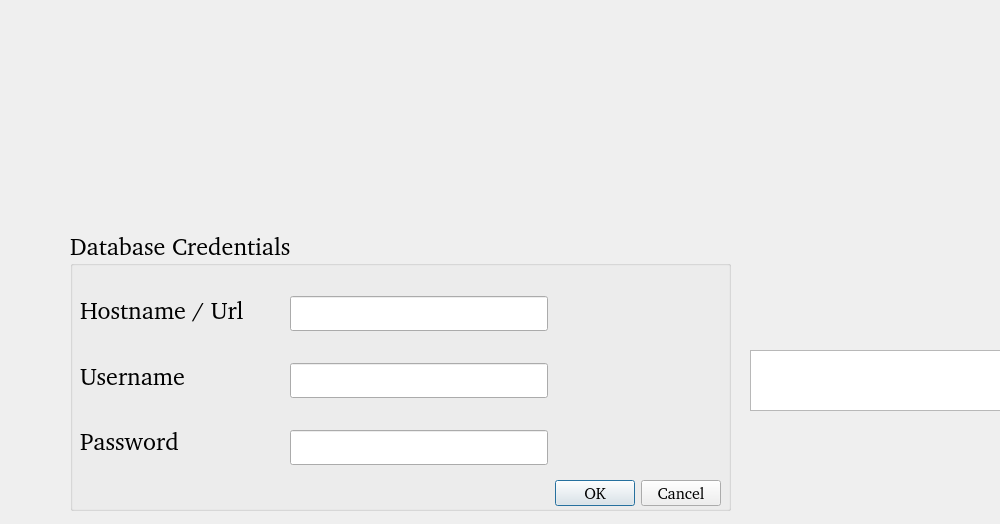
<?xml version="1.0" encoding="UTF-8"?>
<ui version="4.0">
 <class>Dialog</class>
 <widget class="QDialog" name="Dialog">
  <property name="geometry">
   <rect>
    <x>0</x>
    <y>0</y>
    <width>1000</width>
    <height>524</height>
   </rect>
  </property>
  <property name="sizePolicy">
   <sizepolicy hsizetype="Fixed" vsizetype="Fixed">
    <horstretch>0</horstretch>
    <verstretch>0</verstretch>
   </sizepolicy>
  </property>
  <property name="maximumSize">
   <size>
    <width>1000</width>
    <height>524</height>
   </size>
  </property>
  <property name="windowTitle">
   <string>Dialog</string>
  </property>
  <property name="sizeGripEnabled">
   <bool>false</bool>
  </property>
  <property name="modal">
   <bool>false</bool>
  </property>
  <widget class="QLabel" name="label">
   <property name="geometry">
    <rect>
     <x>-210</x>
     <y>0</y>
     <width>1321</width>
     <height>181</height>
    </rect>
   </property>
   <property name="text">
    <string/>
   </property>
   <property name="pixmap">
    <pixmap>48975688-cf92-4b36-9fe1-fbe0a492a74b.png</pixmap>
   </property>
  </widget>
  <widget class="QGroupBox" name="groupBox">
   <property name="geometry">
    <rect>
     <x>70</x>
     <y>230</y>
     <width>661</width>
     <height>281</height>
    </rect>
   </property>
   <property name="font">
    <font>
     <family>RobotoMono Nerd Font Propo Md [GOOG]</family>
     <pointsize>18</pointsize>
    </font>
   </property>
   <property name="title">
    <string>Database Credentials</string>
   </property>
   <widget class="QWidget" name="verticalLayoutWidget">
    <property name="geometry">
     <rect>
      <x>220</x>
      <y>40</y>
      <width>258</width>
      <height>221</height>
     </rect>
    </property>
    <layout class="QVBoxLayout" name="verticalLayout">
     <item>
      <widget class="QLineEdit" name="LineEdit">
       <property name="sizePolicy">
        <sizepolicy hsizetype="Expanding" vsizetype="Fixed">
         <horstretch>0</horstretch>
         <verstretch>0</verstretch>
        </sizepolicy>
       </property>
       <property name="maximumSize">
        <size>
         <width>16777215</width>
         <height>35</height>
        </size>
       </property>
       <property name="font">
        <font>
         <family>RobotoMono Nerd Font Propo Md [GOOG]</family>
         <pointsize>15</pointsize>
        </font>
       </property>
      </widget>
     </item>
     <item>
      <widget class="QLineEdit" name="LineEdit_2">
       <property name="sizePolicy">
        <sizepolicy hsizetype="Expanding" vsizetype="Fixed">
         <horstretch>0</horstretch>
         <verstretch>0</verstretch>
        </sizepolicy>
       </property>
       <property name="maximumSize">
        <size>
         <width>16777215</width>
         <height>35</height>
        </size>
       </property>
       <property name="font">
        <font>
         <family>RobotoMono Nerd Font Propo Md [GOOG]</family>
         <pointsize>15</pointsize>
        </font>
       </property>
      </widget>
     </item>
     <item>
      <widget class="QLineEdit" name="lineEdit_2">
       <property name="sizePolicy">
        <sizepolicy hsizetype="Expanding" vsizetype="Fixed">
         <horstretch>0</horstretch>
         <verstretch>0</verstretch>
        </sizepolicy>
       </property>
       <property name="maximumSize">
        <size>
         <width>16777215</width>
         <height>35</height>
        </size>
       </property>
       <property name="font">
        <font>
         <family>RobotoMono Nerd Font Propo Md [GOOG]</family>
         <pointsize>15</pointsize>
        </font>
       </property>
       <property name="inputMethodHints">
        <set>Qt::ImhHiddenText|Qt::ImhNoAutoUppercase|Qt::ImhNoPredictiveText|Qt::ImhSensitiveData</set>
       </property>
       <property name="echoMode">
        <enum>QLineEdit::Password</enum>
       </property>
      </widget>
     </item>
    </layout>
   </widget>
   <widget class="QWidget" name="verticalLayoutWidget_2">
    <property name="geometry">
     <rect>
      <x>10</x>
      <y>50</y>
      <width>204</width>
      <height>191</height>
     </rect>
    </property>
    <layout class="QVBoxLayout" name="verticalLayout_2">
     <item>
      <widget class="QLabel" name="label_3">
       <property name="maximumSize">
        <size>
         <width>16777198</width>
         <height>16777215</height>
        </size>
       </property>
       <property name="text">
        <string>Hostname / Url</string>
       </property>
      </widget>
     </item>
     <item>
      <widget class="QLabel" name="label_2">
       <property name="text">
        <string>Username</string>
       </property>
      </widget>
     </item>
     <item>
      <widget class="QLabel" name="label_4">
       <property name="text">
        <string>Password</string>
       </property>
      </widget>
     </item>
    </layout>
   </widget>
   <widget class="QDialogButtonBox" name="buttonBox">
    <property name="geometry">
     <rect>
      <x>480</x>
      <y>250</y>
      <width>171</width>
      <height>26</height>
     </rect>
    </property>
    <property name="font">
     <font>
      <family>RobotoMono Nerd Font Propo Md [GOOG]</family>
      <pointsize>12</pointsize>
     </font>
    </property>
    <property name="orientation">
     <enum>Qt::Horizontal</enum>
    </property>
    <property name="standardButtons">
     <set>QDialogButtonBox::Cancel|QDialogButtonBox::Ok</set>
    </property>
   </widget>
  </widget>
  <widget class="QTextBrowser" name="textBrowser">
   <property name="geometry">
    <rect>
     <x>750</x>
     <y>350</y>
     <width>261</width>
     <height>61</height>
    </rect>
   </property>
   <property name="font">
    <font>
     <family>RobotoMono Nerd Font Propo Md [GOOG]</family>
     <pointsize>17</pointsize>
     <bold>false</bold>
     <kerning>false</kerning>
    </font>
   </property>
   <property name="autoFillBackground">
    <bool>false</bool>
   </property>
  </widget>
 </widget>
 <resources/>
 <connections>
  <connection>
   <sender>buttonBox</sender>
   <signal>accepted()</signal>
   <receiver>Dialog</receiver>
   <slot>accept()</slot>
   <hints>
    <hint type="sourcelabel">
     <x>248</x>
     <y>254</y>
    </hint>
    <hint type="destinationlabel">
     <x>157</x>
     <y>274</y>
    </hint>
   </hints>
  </connection>
  <connection>
   <sender>buttonBox</sender>
   <signal>rejected()</signal>
   <receiver>Dialog</receiver>
   <slot>reject()</slot>
   <hints>
    <hint type="sourcelabel">
     <x>316</x>
     <y>260</y>
    </hint>
    <hint type="destinationlabel">
     <x>286</x>
     <y>274</y>
    </hint>
   </hints>
  </connection>
 </connections>
</ui>
